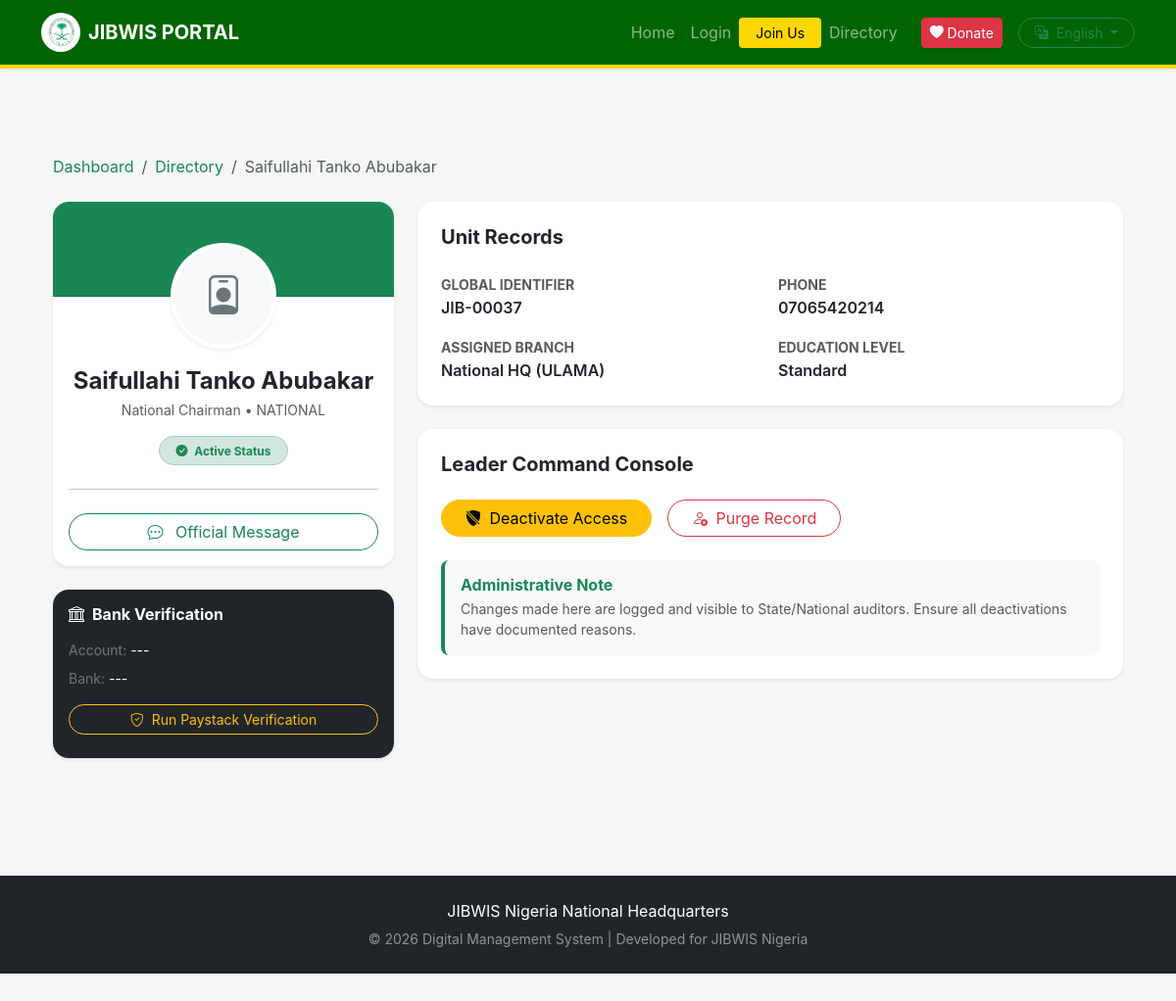
/member-detail/37/, run on the app's committed database.
### accounts/models.py (models this page shows, shortened)
class Profile(models.Model):
    user = models.ForeignKey(User, on_delete=models.CASCADE, related_name='profiles')
    unit = models.ForeignKey(OrganizationUnit, on_delete=models.CASCADE)
    position = models.CharField(max_length=100)
    profile_picture = models.ImageField(upload_to='profiles/', null=True, blank=True)
    education_level = models.CharField(max_length=100, blank=True, null=True)
    course_of_study = models.CharField(max_length=255, blank=True, null=True)
    graduation_year = models.IntegerField(blank=True, null=True)
    is_active = models.BooleanField(default=False) # Approval Switch

class User(AbstractUser):
    phone_number = models.CharField(max_length=15, blank=True, null=True)
    BANK_CHOICES = [
        ('044', 'Access Bank'), ('011', 'First Bank'), ('058', 'GTBank'),
        ('057', 'Zenith Bank'), ('033', 'UBA'), ('050', 'EcoBank'),
        ('50515', 'Moniepoint MFB'), ('999992', 'OPay'), ('999991', 'PalmPay'),
    ]
    bank_code = models.CharField(max_length=10, choices=BANK_CHOICES, blank=True, null=True)
    account_number = models.CharField(max_length=10, blank=True, null=True)
    account_name = models.CharField(max_length=100, blank=True, null=True, help_text="Verified name from Bank")
    paystack_recipient_code = models.CharField(max_length=100, blank=True, null=True)
    EDUCATION_LEVELS = [
        ('primary', 'Primary'), ('secondary', 'Secondary/SSCE'),
        ('tertiary', 'College/NCE'), ('polytechnics', 'Certificate/ND'),
        ('undergraduate', 'Undergraduate'), ('graduate', 'Graduate (BSc/HND)'),
        ('postgraduate', 'Postgraduate (MSc/PhD)'), ('specialized', 'Specialized/Technical'),
    ]
    education_level = models.CharField(max_length=20, choices=EDUCATION_LEVELS, blank=True)
    course_of_study = models.CharField(max_length=255, blank=True)
    is_graduated = models.BooleanField(default=False)
    graduation_year = models.PositiveIntegerField(null=True, blank=True)
    groups = models.ManyToManyField('auth.Group', related_name='custom_user_groups', blank=True)
    user_permissions = models.ManyToManyField('auth.Permission', related_name='custom_user_permissions', blank=True)

class OrganizationUnit(models.Model):
    CATEGORY_CHOICES = [('ADMIN', 'Administration'), ('ULAMA', 'Council of Ulama'), ('FAG', 'First Aid Group')]
    LEVEL_CHOICES = [('NATIONAL', 'National'), ('STATE', 'State'), ('LG', 'Local Government'), ('WARD', 'Ward/Unit')]
    name = models.CharField(max_length=100)
    category = models.CharField(max_length=10, choices=CATEGORY_CHOICES)
    level = models.CharField(max_length=10, choices=LEVEL_CHOICES)
    state = models.ForeignKey(State, on_delete=models.SET_NULL, null=True, blank=True)
    lga = models.ForeignKey(LGA, on_delete=models.SET_NULL, null=True, blank=True)
    ward_name = models.CharField(max_length=255, null=True, blank=True)
    parent = models.ForeignKey('self', on_delete=models.CASCADE, null=True, blank=True, related_name='sub_units')

### accounts/views.py (the view)
# urls.py: path('member-detail/<int:member_id>/', views.member_detail, name='member_detail'),
def member_detail(request, member_id):
    viewer_profile = getattr(request.user, 'profile', None)
    member = get_object_or_404(Profile, user__id=member_id)
    return render(request, 'accounts/member_detail.html', {
        'member': member,
        'viewer': viewer_profile
    })

### templates/accounts/member_detail.html (shortened to what this page needs)
{% extends 'base.html' %}
{% load i18n %}
{% block content %}
<div class="container py-5">
    <nav aria-label="breadcrumb" class="mb-4">
        <ol class="breadcrumb">
            <li class="breadcrumb-item"><a href="{% url 'dashboard' %}" class="text-success text-decoration-none">{% trans "Dashboard" %}</a></li>
            <li class="breadcrumb-item"><a href="{% url 'members_list' %}" class="text-success text-decoration-none">{% trans "Directory" %}</a></li>
            <li class="breadcrumb-item active" aria-current="page">{{ member.user.get_full_name|default:member.user.username }}</li>
        </ol>
    </nav>
    <div class="row g-4">
        <div class="col-lg-4">
            <div class="card border-0 shadow-sm rounded-4 overflow-hidden mb-4">
                <div class="card-header bg-success py-5 text-center position-relative">
                    <div class="position-absolute top-100 start-50 translate-middle">
                        <div class="rounded-circle bg-white p-1 shadow-sm">
                            <div class="bg-light rounded-circle d-flex align-items-center justify-content-center" style="width: 100px; height: 100px;">
                                <i class="bi bi-person-badge text-secondary fs-1"></i>
                            </div>
                        </div>
                    </div>
                </div>
                <div class="card-body pt-5 mt-4 text-center">
                    <h4 class="fw-bold mb-1">{{ member.user.get_full_name|default:member.user.username }}</h4>
                    <p class="text-muted small mb-3">{{ member.position }} • {{ member.unit.level }}</p>
                    {% if member.is_active %}
                        <span class="badge rounded-pill bg-success-subtle text-success border border-success-subtle px-3 py-2">
                            <i class="bi bi-check-circle-fill me-1"></i> {% trans "Active Status" %}
                        </span>
                    {% else %}
                        <span class="badge rounded-pill bg-danger-subtle text-danger border border-danger-subtle px-3 py-2">
                            <i class="bi bi-pause-circle-fill me-1"></i> {% trans "Suspended" %}
                        </span>
                    {% endif %}
                    <hr class="my-4 opacity-25">
                    <div class="d-grid gap-2">
                        <a href="{% url 'send_message' member.user.id %}" class="btn btn-outline-success rounded-pill">
                            <i class="bi bi-chat-dots me-2"></i> {% trans "Official Message" %}
                        </a>
                    </div>
                </div>
            </div>
            <div class="card border-0 shadow-sm rounded-4 p-3 bg-dark text-white">
                <h6 class="fw-bold mb-3"><i class="bi bi-bank me-2"></i>{% trans "Bank Verification" %}</h6>
                <div class="small mb-2">
                    <span class="text-secondary">{% trans "Account" %}:</span> {{ member.user.account_number|default:"---" }}
                </div>
                <div class="small mb-3">
                    <span class="text-secondary">{% trans "Bank" %}:</span> {{ member.user.bank_code|default:"---" }}
                </div>
                <button onclick="verifyBank('{{ member.user.account_number }}', '{{ member.user.bank_code }}')" class="btn btn-sm btn-outline-warning w-100 rounded-pill">
                    <i class="bi bi-shield-check me-1"></i> {% trans "Run Paystack Verification" %}
                </button>
            </div>
        </div>
        <div class="col-lg-8">
            <div class="card border-0 shadow-sm rounded-4 p-4 mb-4">
                <h5 class="fw-bold text-dark mb-4">{% trans "Unit Records" %}</h5>
                <div class="row g-3">
                    <div class="col-sm-6">
                        <label class="small text-muted text-uppercase fw-bold">{% trans "Global Identifier" %}</label>
                        <p class="mb-0 fw-semibold">JIB-{{ member.user.id|stringformat:"05d" }}</p>
                    </div>
                    <div class="col-sm-6">
                        <label class="small text-muted text-uppercase fw-bold">{% trans "Phone" %}</label>
                        <p class="mb-0 fw-semibold">{{ member.user.phone_number|default:"N/A" }}</p>
                    </div>
                    <div class="col-sm-6">
                        <label class="small text-muted text-uppercase fw-bold">{% trans "Assigned Branch" %}</label>
                        <p class="mb-0 fw-semibold">{{ member.unit.name }} ({{ member.unit.category }})</p>
                    </div>
                    <div class="col-sm-6">
                        <label class="small text-muted text-uppercase fw-bold">{% trans "Education Level" %}</label>
                        <p class="mb-0 fw-semibold">{{ member.user.education|default:"Standard" }}</p>
                    </div>
                </div>
            </div>
            <div class="card border-0 shadow-sm rounded-4 p-4 mb-4">
                <h5 class="fw-bold text-dark mb-4">{% trans "Leader Command Console" %}</h5>
                <div class="d-flex flex-wrap gap-3">
                    {% if member.is_active %}
                        <button onclick="deactivateWithReason('{{ member.user.id }}', '{{ member.user.get_full_name|addslashes }}')" class="btn btn-warning px-4 rounded-pill">
                            <i class="bi bi-shield-slash-fill me-1"></i> {% trans "Deactivate Access" %}
                        </button>
                    {% else %}
                        <a href="{% url 'toggle_member_status' member.user.id %}" class="btn btn-success px-4 rounded-pill">
                            <i class="bi bi-shield-check-fill me-1"></i> {% trans "Re-Activate Access" %}
                        </a>
                    {% endif %}
                    <form action="{% url 'delete_member_permanent' member.user.id %}" method="POST" id="deleteFormDetail">
                        <button type="button" class="btn btn-outline-danger px-4 rounded-pill" onclick="confirmDelete()">
                            <i class="bi bi-person-x me-1"></i> {% trans "Purge Record" %}
                        </button>
                    </form>
                </div>
                <div class="mt-4 p-3 bg-light rounded-3 border-start border-4 border-success">
                    <h6 class="fw-bold text-success mb-1">{% trans "Administrative Note" %}</h6>
                    <p class="small text-muted mb-0">
                        {% trans "Changes made here are logged and visible to State/National auditors. Ensure all deactivations have documented reasons." %}
                    </p>
                </div>
            </div>
        </div>
    </div>
</div>
{% endblock %}

### templates/base.html (style rules this page uses)
:root { --jibwis-green: #006400; --jibwis-gold: #ffd700; }
body { background-color: #f4f7f6; font-family: 'Inter', sans-serif; padding-bottom: 50px; }

### data on the page
Profile: user.get_full_name "Saifullahi Tanko Abubakar", position "National Chairman", unit.level "NATIONAL", user.account_number "---", user.bank_code "---", user.id "00037", user.phone_number "07065420214", unit.name "National HQ", unit.category "ULAMA", user.education "Standard"
